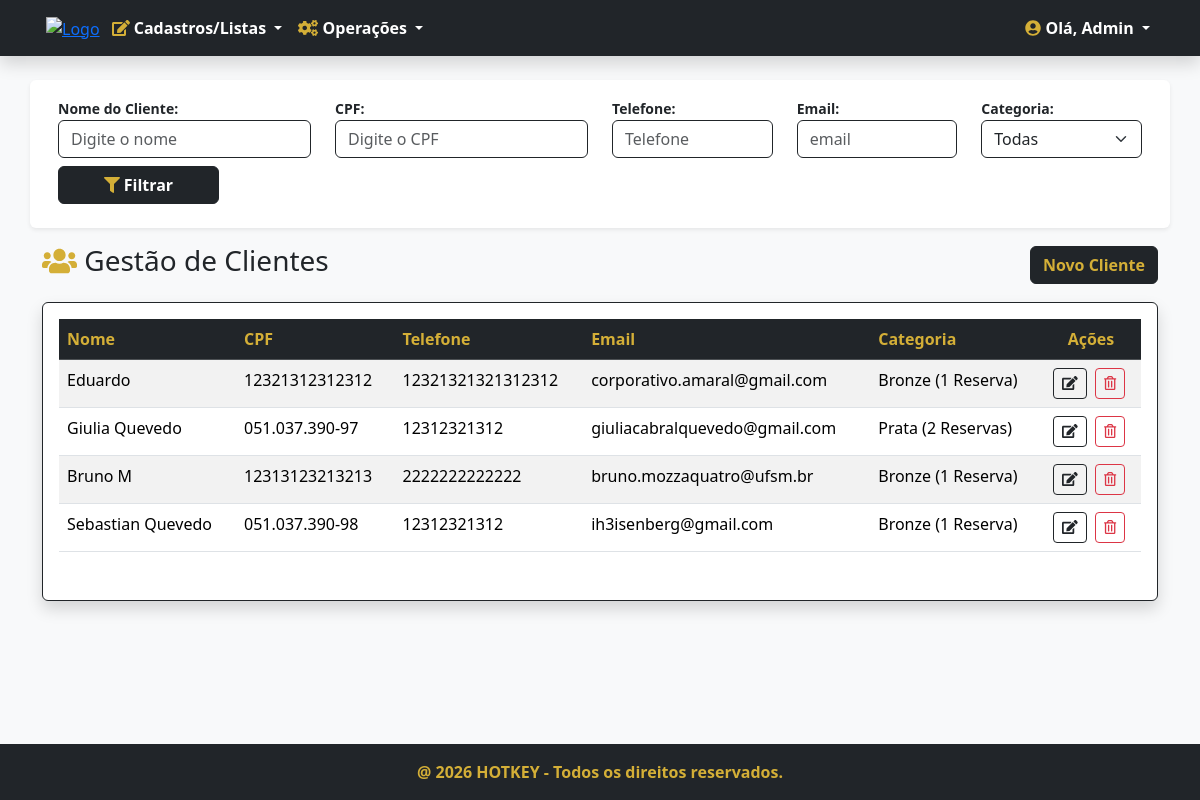
The app's page /clientes/ (signed in) with its own data.
### clientes/models.py (models this page shows, shortened)
class Pessoa(models.Model):
    nome = models.CharField('Nome', max_length=100, help_text='Nome completo')
    cpf = models.CharField('CPF', max_length=14, unique=True, help_text='Apenas números ou formato 000.000.000-00')

class Cliente(Pessoa):
    CATEGORIA_CHOICES = [
        ('BRONZE', 'Bronze (1 Reserva)'),
        ('PRATA', 'Prata (2 Reservas)'),
        ('OURO', 'Ouro (3 Reservas)'),
    ]
    telefone = models.CharField('Telefone', max_length=20)
    categoria = models.CharField('Categoria', max_length=20, choices=CATEGORIA_CHOICES, default='BRONZE')
    email = models.EmailField('E-mail', max_length=50, unique=True, null=True, blank=True)
    class Meta:
        verbose_name = 'Cliente'
        verbose_name_plural = 'Clientes'

class Pessoa(models.Model):
    nome = models.CharField('Nome', max_length=100, help_text='Nome completo')
    cpf = models.CharField('CPF', max_length=14, unique=True, help_text='Apenas números ou formato 000.000.000-00')

### clientes/views.py (the view)
# urls.py: path('', ClienteListView.as_view(), name='clientes'),
class ClienteListView(PermissionRequiredMixin,ListView):
    permission_required = 'clientes.view_cliente'
    permission_denied_message = 'Visualizar cliente'
    model = Cliente
    template_name = 'clientes.html'
    def get_queryset(self):
        qs = super(ClienteListView, self).get_queryset()
        nome = self.request.GET.get('nome')
        cpf = self.request.GET.get('cpf')
        telefone = self.request.GET.get('telefone')
        email = self.request.GET.get('email')
        categoria = self.request.GET.get('categoria')
        if nome:
            qs = qs.filter(nome__icontains=nome)
        if cpf:
            qs = qs.filter(cpf__icontains=cpf)
        if telefone:
            qs = qs.filter(telefone__icontains=telefone)
        if email:
            qs = qs.filter(email__icontains=email)
        if categoria:
            qs = qs.filter(categoria=categoria)
        if qs.count() > 0:
            paginator = Paginator(qs, 10)
            listagem = paginator.get_page(self.request.GET.get('page'))
            return listagem
        else:
            return messages.info(self.request, 'Nenhum cliente encontrado com estes filtros!')

### clientes/templates/clientes.html (shortened to what this page needs)
{% extends 'index.html' %}
{% load django_bootstrap5 %}
{% block content %}
<section class="section mt-4">
    <div class="container">
        <form action="" method="GET">
            <div class="row p-3 mb-3 bg-white shadow-sm rounded align-items-end">
                <div class="col-md-3 mb-2">
                    <label class="fw-bold text-dark small">Nome do Cliente:</label>
                    <input class="form-control border-dark" type="text" name="nome" value="{{ request.GET.nome }}" placeholder="Digite o nome">
                </div>
                <div class="col-md-3 mb-2">
                    <label class="fw-bold text-dark small">CPF:</label>
                    <input class="form-control border-dark" type="text" name="cpf" value="{{ request.GET.cpf }}" placeholder="Digite o CPF">
                </div>
                <div class="col-md-2 mb-2">
                    <label class="fw-bold text-dark small">Telefone:</label>
                    <input class="form-control border-dark" type="text" name="telefone" value="{{ request.GET.telefone }}" placeholder="Telefone">
                </div>
                <div class="col-md-2 mb-2">
                    <label class="fw-bold text-dark small">Email:</label>
                    <input class="form-control border-dark" type="text" name="email" value="{{ request.GET.email }}" placeholder="email">
                </div>
                <div class="col-md-2 mb-2">
                    <label class="fw-bold text-dark small">Categoria:</label>
                    <select class="form-select border-dark" name="categoria">
                        <option value="">Todas</option>
                    </select>
                </div>
                <div class="col-md-2 mb-2">
                    <button type="submit" class="btn btn-dark w-100 fw-bold"><i class="fas fa-filter text-gold"></i> Filtrar</button>
                </div>
            </div>
        </form>
        <div class="d-flex justify-content-between align-items-center mb-3">
            <h3 class="text-dark"><i class="fas fa-users text-gold"></i> Gestão de Clientes</h3>
            <a href="{% url 'cliente_adicionar' %}" class="btn btn-dark text-gold fw-bold">Novo Cliente</a>
        </div>
        {% if object_list %}
        <div class="card shadow border-dark">
            <div class="card-body">
                <div class="table-responsive">
                    <table class="table table-hover table-striped">
                        <thead class="table-dark">
                            <tr>
                                <th class="text-gold">Nome</th>
                                <th class="text-gold">CPF</th>
                                <th class="text-gold">Telefone</th>
                                <th class="text-gold">Email</th>
                                <th class="text-gold">Categoria</th>
                                <th style="width: 100px; text-align: center" class="text-gold">Ações</th>
                            </tr>
                        </thead>
                        <tbody>
                            {% for cliente in object_list %}
                            <tr>
                                <td>{{ cliente.nome }}</td>
                                <td>{{ cliente.cpf }}</td>
                                <td>{{ cliente.telefone }}</td>
                                <td>{{ cliente.email }}</td>
                                <td>{{ cliente.get_categoria_display }}</td>
                                <td style="text-align: center">
                                    <a href="{% url 'cliente_editar' cliente.pk %}" class="btn btn-sm btn-outline-dark me-1" title="Editar">
                                        <i class="fas fa-edit"></i>
                                    </a>
                                    <a href="{% url 'cliente_apagar' cliente.pk %}" class="btn btn-sm btn-outline-danger me-1" title="Excluir">
                                        <i class="far fa-trash-alt"></i>
                                    </a>
                                </td>
                            </tr>
                            {% endfor %}
                        </tbody>
                    </table>
                </div>
            </div>
        </div>
        {% else %}
        <div class="alert alert-warning border-dark text-dark mt-4">
            <h5 class="m-0"><i class="fas fa-exclamation-triangle text-gold"></i> Não existem clientes cadastrados!</h5>
        </div>
        {% endif %}
    </div>
</section>
{% endblock %}

### home/templates/index.html (shortened to what this page needs)
<!DOCTYPE html>
{% load static %}
{% load django_bootstrap5 %}
<html lang="pt-br" data-bs-theme="light">
{% block head %}
    {% include "head.html" %}
{% endblock %}
<body class="d-flex flex-column min-vh-100">
    <nav class="navbar navbar-expand-lg bg-dark navbar-dark shadow">
        <div class="container">
            <div class="m-1">
                    <a href="{% url 'index' %}"><img src="{% static 'img/LogoHotkey.png' %}" alt="Logo" class="img-fluid" width="75px"></a>
            </div>
            <div class="collapse navbar-collapse" id="menuPrincipal">
                {% if request.user.is_authenticated %}
                <ul class="navbar-nav me-auto mb-2 mb-lg-0">
                    <li class="nav-item dropdown">
                        <a class="nav-link dropdown-toggle fw-bold" href="#" id="menuCadastros" role="button" data-bs-toggle="dropdown">
                            <i class="fas fa-edit text-gold"></i> Cadastros/Listas
                        </a>
                    </li>
                    <li class="nav-item dropdown">
                        <a class="nav-link dropdown-toggle fw-bold" href="#" id="menuOperacoes" role="button" data-bs-toggle="dropdown">
                            <i class="fas fa-cogs text-gold"></i> Operações
                        </a>
                    </li>
                </ul>
                <ul class="navbar-nav ms-auto">
                    <li class="nav-item dropdown">
                        <a class="nav-link dropdown-toggle fw-bold text-white" href="#" id="menuUsuario" role="button" data-bs-toggle="dropdown">
                            <i class="fas fa-user-circle text-gold"></i> Olá, {{ request.user.username|title }}
                        </a>
                    </li>
                </ul>
                {% endif %}
            </div>
        </div>
    </nav>
    <main class="flex-grow-1">
        {% block content %}{% endblock %}
    </main>
    {% block footer %}
        {% include "footer.html" %}
    {% endblock %}
</body>
</html>

### home/templates/head.html (style rules this page uses)
body { background-color: #f8f9fa; }
.text-gold { color: #D4AF37 !important; }
.navbar-dark .navbar-nav .nav-link { color: #fff; }

### records on screen
Cliente: nome "Eduardo", cpf "12321312312312", telefone "12321321321312312", email "corporativo.amaral@gmail.com", categoria "Bronze (1 Reserva)"
Cliente: nome "Giulia Quevedo", cpf "051.037.390-97", telefone "12312321312", email "giuliacabralquevedo@gmail.com", categoria "Prata (2 Reservas)"
Cliente: nome "Bruno M", cpf "12313123213213", telefone "2222222222222", email "bruno.mozzaquatro@ufsm.br", categoria "Bronze (1 Reserva)"
Cliente: nome "Sebastian Quevedo", cpf "051.037.390-98", telefone "12312321312", email "ih3isenberg@gmail.com", categoria "Bronze (1 Reserva)"

### other values on screen
{{ request.user.username|title }} "Admin"
